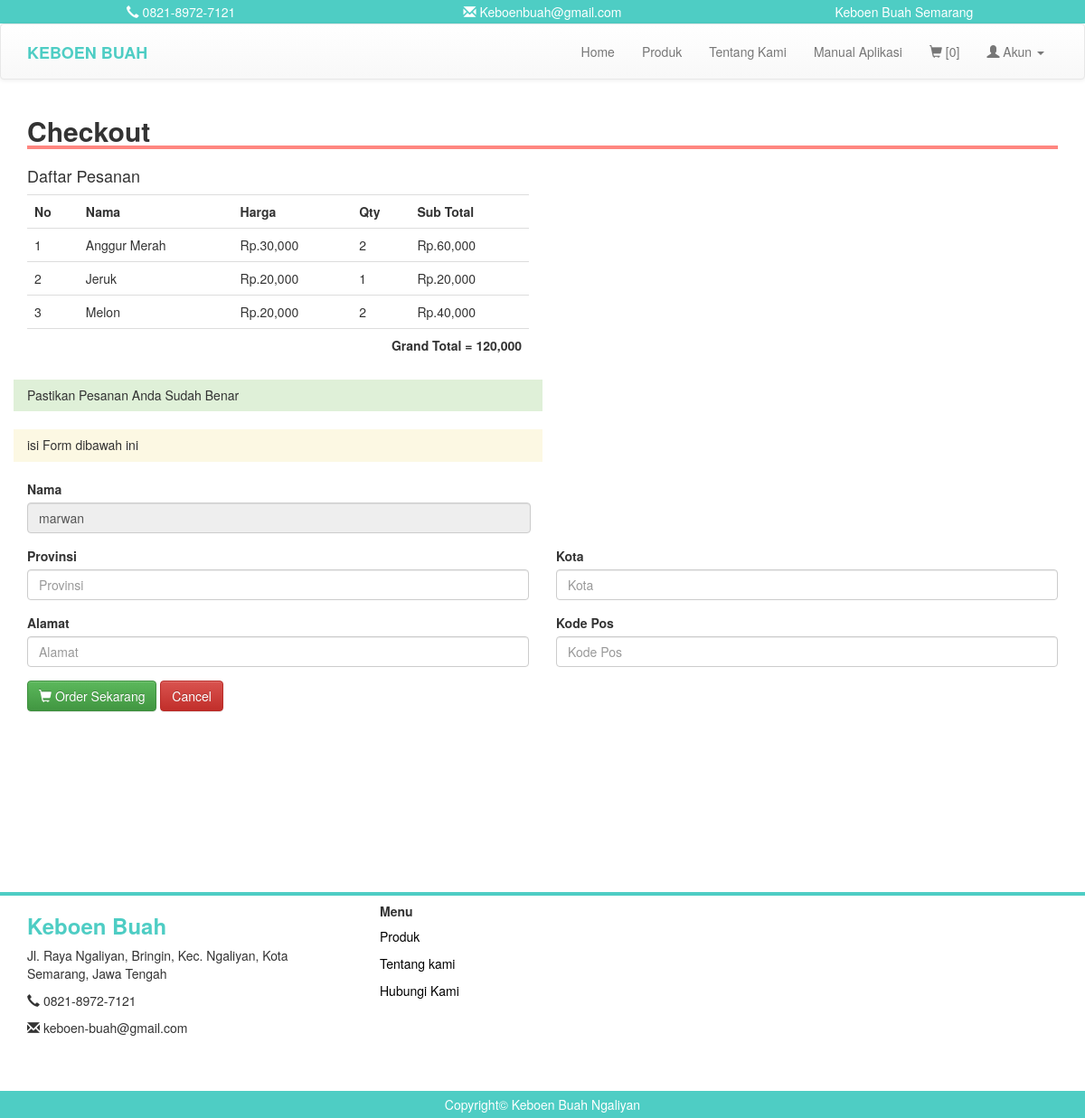
/checkout.php?kode_cs=C0008, run on the app's committed database.
### tables this page shows
CREATE TABLE `keranjang` (
  `id_keranjang` int(11) NOT NULL,
  `kode_customer` varchar(100) NOT NULL,
  `kode_produk` varchar(100) NOT NULL,
  `nama_produk` varchar(100) NOT NULL,
  `qty` int(11) NOT NULL,
  `harga` int(11) NOT NULL
);

CREATE TABLE `customer` (
  `kode_customer` varchar(100) NOT NULL,
  `nama` varchar(100) NOT NULL,
  `email` varchar(100) NOT NULL,
  `username` varchar(100) NOT NULL,
  `password` varchar(100) NOT NULL,
  `telp` varchar(200) NOT NULL
);

### checkout.php (the view, shortened to what this page needs)
<?php
include 'header.php';
$kd = mysqli_real_escape_string($conn,$_GET['kode_cs']);
$cs = mysqli_query($conn, "SELECT * FROM customer WHERE kode_customer = '$kd'");
$rows = mysqli_fetch_assoc($cs);
?>
<div class="container" style="padding-bottom: 200px">
	<h2 style=" width: 100%; border-bottom: 4px solid #ff8680"><b>Checkout</b></h2>
	<div class="row">
		<div class="col-md-6">
			<h4>Daftar Pesanan</h4>
			<table class="table table-stripped">
				<tr>
					<th>No</th>
					<th>Nama</th>
					<th>Harga</th>
					<th>Qty</th>
					<th>Sub Total</th>
				</tr>
				<?php
				$result = mysqli_query($conn, "SELECT * FROM keranjang WHERE kode_customer = '$kd'");
				$no = 1;
				$hasil = 0;
				while($row = mysqli_fetch_assoc($result)){
					?>
					<tr>
						<td><?= $no; ?></td>
						<td><?= $row['nama_produk']; ?></td>
						<td>Rp.<?= number_format($row['harga']); ?></td>
						<td><?= $row['qty']; ?></td>
						<td>Rp.<?= number_format($row['harga'] * $row['qty']);  ?></td>
					</tr>
					<?php
					$total = $row['harga'] * $row['qty'];
					$hasil += $total;
					$no++;
				}
				?>
				<tr>
					<td colspan="5" style="text-align: right; font-weight: bold;">Grand Total = <?= number_format($hasil); ?></td>
				</tr>
			</table>
		</div>
	</div>
	<div class="row">
	<div class="col-md-6 bg-success">
		<h5>Pastikan Pesanan Anda Sudah Benar</h5>
	</div>
	</div>
	<br>
	<div class="row">
	<div class="col-md-6 bg-warning">
		<h5>isi Form dibawah ini </h5>
	</div>
	</div>
	<br>
	<form action="proses/order.php" method="POST">
		<div class="form-group">
			<label for="exampleInputEmail1">Nama</label>
			<input type="text" class="form-control" id="exampleInputEmail1" placeholder="Nama" name="nama" style="width: 557px;" value="<?= $rows['nama']; ?>" readonly>
		</div>
		<div class="row">
			<div class="col-md-6">
				<div class="form-group">
					<label for="exampleInputPassword1">Provinsi</label>
					<input type="text" class="form-control" id="exampleInputPassword1" placeholder="Provinsi" name="prov">
				</div>
			</div>
			<div class="col-md-6">
				<div class="form-group">
					<label for="exampleInputPassword1">Kota</label>
					<input type="text" class="form-control" id="exampleInputPassword1" placeholder="Kota" name="kota">
				</div>
			</div>
		</div>
		<div class="row">
			<div class="col-md-6">
				<div class="form-group">
					<label for="exampleInputPassword1">Alamat</label>
					<input type="text" class="form-control" id="exampleInputPassword1" placeholder="Alamat" name="almt">
				</div>
			</div>
			<div class="col-md-6">
				<div class="form-group">
					<label for="exampleInputPassword1">Kode Pos</label>
					<input type="text" class="form-control" id="exampleInputPassword1" placeholder="Kode Pos" name="kopos">
				</div>
			</div>
		</div>
		<button type="submit" class="btn btn-success"><i class="glyphicon glyphicon-shopping-cart"></i> Order Sekarang</button>
		<a href="keranjang.php" class="btn btn-danger">Cancel</a>
	</form>
</div>
<?php
include 'footer.php';
?>

### css/style.css (style rules this page uses)
body { margin:0; padding: 0; }

### data on the page
keranjang: nama_produk "Anggur Merah", harga "30,000", qty "2", $row['harga'] * $row['qty'] "60,000"
keranjang: nama_produk "Jeruk", harga "20,000", qty "1", $row['harga'] * $row['qty'] "20,000"
keranjang: nama_produk "Melon", harga "20,000", qty "2", $row['harga'] * $row['qty'] "40,000"
customer: nama "marwan"

### other printed values
$hasil "120,000"
